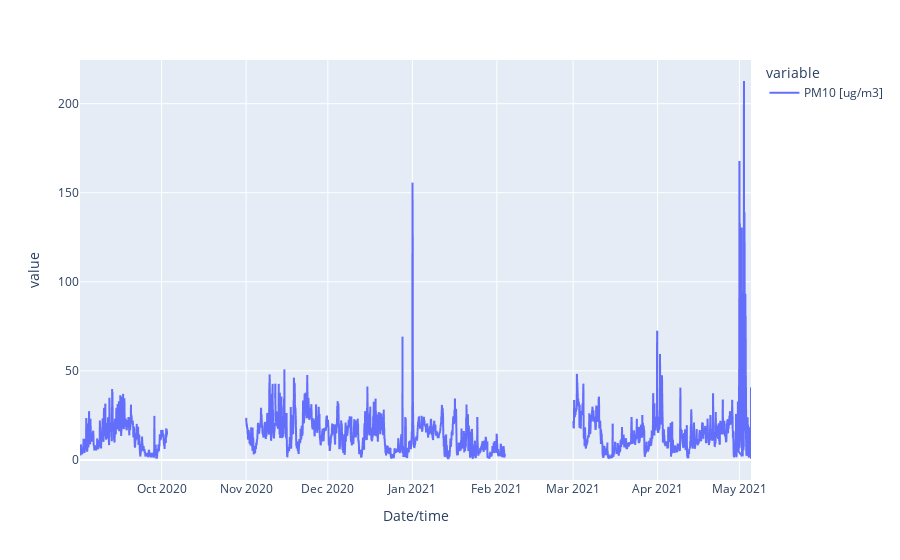

Notebook code for this chart:
### Code cell
pm10_series.plot()

### Figure 1 — Plotly figure (JSON) as saved in the notebook; plotly's stock layout.template omitted (floating-point values rounded to 4 significant figures; data arrays with more than 128 entries replaced by an {"elided": "..."} marker saying what was removed)
{"data": [{"hovertemplate": "variable=PM10 [ug/m3]<br>Date/time=%{x}<br>value=%{y}<extra></extra>", "legendgroup": "PM10 [ug/m3]", "line": {"color": "#636efa", "dash": "solid"}, "mode": "lines", "name": "PM10 [ug/m3]", "showlegend": true, "type": "scattergl", "x": {"elided": "7439 str values"}, "xaxis": "x", "y": {"elided": "7439 float values"}, "yaxis": "y"}], "layout": {"legend": {"title": {"text": "variable"}, "tracegroupgap": 0}, "margin": {"t": 60}, "xaxis": {"anchor": "y", "domain": [0, 1], "title": {"text": "Date/time"}}, "yaxis": {"anchor": "x", "domain": [0, 1], "title": {"text": "value"}}}}
